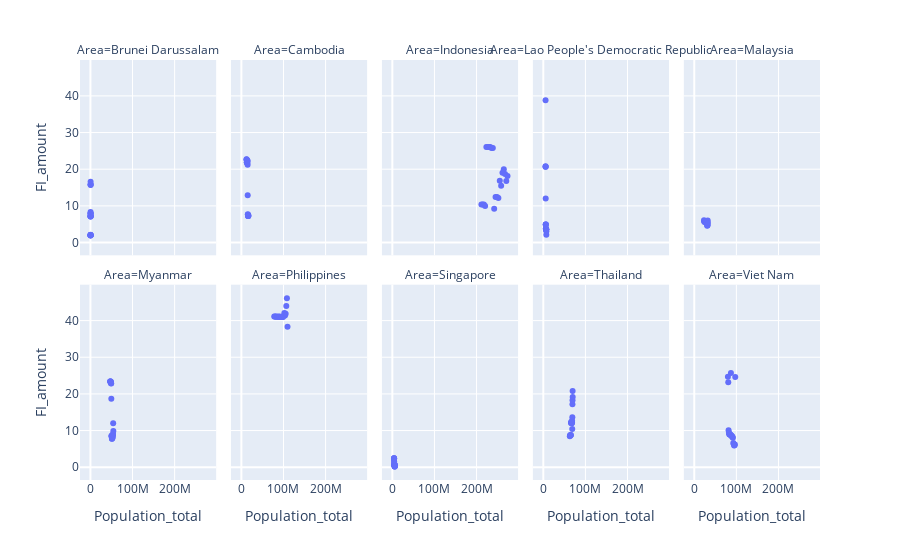

The cell this chart's notebook holds for it:
### Markdown cell above
- In Brunei and Thailand, food price has a positive correlation between food insecurity population.
- In Cambodia, Lao, Malaysia, Myanmar and Singapore, food price has a negative correlation between food insecurity population.

### Code cell
# pip install plotly
from plotly import express as px
fig = px.scatter(data, x="Population_total", y="FI_amount", facet_col="Area", facet_col_wrap=5)
fig.show()
data.groupby('Area')[['Population_total','severe_FIR']].corr().unstack().iloc[:,1]

### Figure 1 — Plotly figure (JSON) as saved in the notebook; plotly's stock layout.template omitted (floating-point values rounded to 4 significant figures)
{"data": [{"hovertemplate": "Area=Brunei Darussalam<br>Population_total=%{x}<br>FI_amount=%{y}<extra></extra>", "legendgroup": "", "marker": {"color": "#636efa", "symbol": "circle"}, "mode": "markers", "name": "", "orientation": "v", "showlegend": false, "type": "scatter", "x": [333166, 340037, 346777, 353295, 359434, 365112, 370262, 374967, 379418, 383902, 388634, 393687, 398997, 404414, 409778, 414914, 419791, 424481, 428960, 433296, 437483], "xaxis": "x6", "y": [2.015, 2.089, 2.002, 2.002, 2.002, 2.002, 1.939, 2.051, 7.136, 7.13, 7.13, 7.274, 7.164, 8.313, 7.821, 7.935, 7.997, 15.68, 15.8, 15.82, 16.57], "yaxis": "y6"}, {"hovertemplate": "Area=Cambodia<br>Population_total=%{x}<br>FI_amount=%{y}<extra></extra>", "legendgroup": "", "marker": {"color": "#636efa", "symbol": "circle"}, "mode": "markers", "name": "", "orientation": "v", "showlegend": false, "type": "scatter", "x": [12155241, 12405411, 12637719, 12856171, 13066475, 13273355, 13477705, 13679953, 13883835, 14093605, 14312205, 14541421, 14780454, 15026330, 15274506, 15521435, 15766290, 16009413, 16249795, 16486542, 16718971], "xaxis": "x7", "y": [22.71, 22.63, 22.56, 21.87, 21.83, 21.89, 21.95, 21.95, 21.95, 21.68, 22.29, 22.3, 21.2, 12.9, 7.696, 7.6, 7.2, 7.2, 7.2, 7.4, 7.282], "yaxis": "y7"}, {"hovertemplate": "Area=Indonesia<br>Population_total=%{x}<br>FI_amount=%{y}<extra></extra>", "legendgroup": "", "marker": {"color": "#636efa", "symbol": "circle"}, "mode": "markers", "name": "", "orientation": "v", "showlegend": false, "type": "scatter", "x": [211513822, 214427419, 217357790, 220309473, 223285666, 226289468, 229318262, 232374239, 235469755, 238620554, 241834226, 245115988, 248451714, 251805314, 255128076, 258383257, 261556386, 264650969, 267670549, 270625567, 273523621], "xaxis": "x8", "y": [10.37, 10.36, 10.36, 9.942, 26.08, 26.08, 26.08, 26.08, 25.79, 25.78, 9.186, 12.4, 12.4, 12.13, 16.83, 15.5, 19, 20, 18.7, 16.8, 18.15], "yaxis": "y8"}, {"hovertemplate": "Area=Lao People's Democratic Republic<br>Population_total=%{x}<br>FI_amount=%{y}<extra></extra>", "legendgroup": "", "marker": {"color": "#636efa", "symbol": "circle"}, "mode": "markers", "name": "", "orientation": "v", "showlegend": false, "type": "scatter", "x": [5323701, 5409584, 5493247, 5576640, 5662199, 5751675, 5846075, 5944950, 6046630, 6148621, 6249168, 6347564, 6444527, 6541302, 6639763, 6741160, 6845848, 6953031, 7061498, 7169456, 7275556], "xaxis": "x9", "y": [38.82, 20.8, 20.69, 20.69, 11.99, 4.914, 4.895, 4.895, 3.742, 3.809, 3.777, 3.702, 3.644, 3.544, 3.599, 3.598, 3.605, 3.593, 3.584, 2.1, 3.065], "yaxis": "y9"}, {"hovertemplate": "Area=Malaysia<br>Population_total=%{x}<br>FI_amount=%{y}<extra></extra>", "legendgroup": "", "marker": {"color": "#636efa", "symbol": "circle"}, "mode": "markers", "name": "", "orientation": "v", "showlegend": false, "type": "scatter", "x": [23194252, 23709115, 24208391, 24698821, 25190647, 25690615, 26201954, 26720367, 27236003, 27735038, 28208028, 28650962, 29068189, 29468923, 29866606, 30270965, 30684652, 31104655, 31528033, 31949789, 32365998], "xaxis": "x10", "y": [6.104, 5.803, 5.625, 5.744, 5.733, 5.64, 5.711, 5.779, 5.662, 5.665, 5.54, 5.489, 5.505, 5.379, 5.304, 5.3, 4.6, 4.7, 4.7, 6, 5.353], "yaxis": "y10"}, {"hovertemplate": "Area=Myanmar<br>Population_total=%{x}<br>FI_amount=%{y}<extra></extra>", "legendgroup": "", "marker": {"color": "#636efa", "symbol": "circle"}, "mode": "markers", "name": "", "orientation": "v", "showlegend": false, "type": "scatter", "x": [46719698, 47225119, 47702163, 48148907, 48564489, 48949931, 49301049, 49621479, 49929642, 50250366, 50600827, 50990612, 51413703, 51852464, 52280816, 52680724, 53045199, 53382521, 53708318, 54045422, 54409794], "xaxis": "x", "y": [23.37, 23.4, 23.4, 23.4, 23.24, 22.91, 22.86, 18.68, 8.616, 8.397, 8.512, 7.794, 7.779, 8.11, 8.211, 8.065, 8.758, 8.749, 9.06, 12, 9.878], "yaxis": "y"}, {"hovertemplate": "Area=Philippines<br>Population_total=%{x}<br>FI_amount=%{y}<extra></extra>", "legendgroup": "", "marker": {"color": "#636efa", "symbol": "circle"}, "mode": "markers", "name": "", "orientation": "v", "showlegend": false, "type": "scatter", "x": [77991757, 79672869, 81365260, 83051970, 84710544, 86326251, 87888675, 89405482, 90901967, 92414161, 93966784, 95570049, 97212639, 98871558, 100513137, 102113206, 103663812, 105172921, 106651394, 108116622, 109581085], "xaxis": "x2", "y": [41.12, 41.12, 41.02, 41.12, 41.06, 41.02, 41.02, 41.02, 41.12, 40.98, 40.98, 40.96, 40.96, 40.96, 41.33, 42.1, 41.39, 41.87, 44, 46.1, 38.35], "yaxis": "y2"}, {"hovertemplate": "Area=Singapore<br>Population_total=%{x}<br>FI_amount=%{y}<extra></extra>", "legendgroup": "", "marker": {"color": "#636efa", "symbol": "circle"}, "mode": "markers", "name": "", "orientation": "v", "showlegend": false, "type": "scatter", "x": [4027887, 4138012, 4175950, 4114826, 4166664, 4265762, 4401365, 4588599, 4839396, 4987573, 5076732, 5183688, 5312437, 5399162, 5469724, 5535002, 5607283, 5612253, 5638676, 5703569, 5685807], "xaxis": "x3", "y": [2.468, 2.467, 2.465, 2.224, 2.224, 1.611, 1.126, 0.859, 0.717, 0.627, 0.622, 0.622, 0.622, 0.622, 0.627, 0.2, 0.2, 0.2, 0.3, 0.3, 0.358], "yaxis": "y3"}, {"hovertemplate": "Area=Thailand<br>Population_total=%{x}<br>FI_amount=%{y}<extra></extra>", "legendgroup": "", "marker": {"color": "#636efa", "symbol": "circle"}, "mode": "markers", "name": "", "orientation": "v", "showlegend": false, "type": "scatter", "x": [62952639, 63539190, 64069093, 64549867, 64995303, 65416189, 65812540, 66182064, 66530980, 66866834, 67195032, 67518379, 67835969, 68144519, 68438748, 68714519, 68971313, 69209817, 69428454, 69625581, 69799978], "xaxis": "x4", "y": [8.432, 8.635, 8.715, 8.731, 8.712, 8.795, 12.06, 12.32, 12.17, 12.14, 12.13, 11.98, 12.05, 12.29, 12.68, 10.4, 13.6, 17.2, 18.3, 20.8, 19.12], "yaxis": "y4"}, {"hovertemplate": "Area=Viet Nam<br>Population_total=%{x}<br>FI_amount=%{y}<extra></extra>", "legendgroup": "", "marker": {"color": "#636efa", "symbol": "circle"}, "mode": "markers", "name": "", "orientation": "v", "showlegend": false, "type": "scatter", "x": [79910411, 80742500, 81534406, 82301650, 83062819, 83832662, 84617545, 85419588, 86243424, 87092250, 87967655, 88871384, 89801926, 90752593, 91713850, 92677082, 93640435, 94600643, 95545959, 96462108, 97338583], "xaxis": "x5", "y": [24.71, 23.15, 10.12, 9.4, 9.018, 9.006, 9.0, 8.759, 8.849, 25.69, 8.646, 8.502, 8.363, 8.229, 8.031, 6.577, 6.361, 5.9, 6, 6.2, 24.6], "yaxis": "y5"}], "layout": {"annotations": [{"font": {}, "showarrow": false, "text": "Area=Myanmar", "x": 0.092, "xanchor": "center", "xref": "paper", "y": 0.465, "yanchor": "bottom", "yref": "paper"}, {"font": {}, "showarrow": false, "text": "Area=Philippines", "x": 0.296, "xanchor": "center", "xref": "paper", "y": 0.465, "yanchor": "bottom", "yref": "paper"}, {"font": {}, "showarrow": false, "text": "Area=Singapore", "x": 0.5, "xanchor": "center", "xref": "paper", "y": 0.465, "yanchor": "bottom", "yref": "paper"}, {"font": {}, "showarrow": false, "text": "Area=Thailand", "x": 0.704, "xanchor": "center", "xref": "paper", "y": 0.465, "yanchor": "bottom", "yref": "paper"}, {"font": {}, "showarrow": false, "text": "Area=Viet Nam", "x": 0.908, "xanchor": "center", "xref": "paper", "y": 0.465, "yanchor": "bottom", "yref": "paper"}, {"font": {}, "showarrow": false, "text": "Area=Brunei Darussalam", "x": 0.092, "xanchor": "center", "xref": "paper", "y": 1.0, "yanchor": "bottom", "yref": "paper"}, {"font": {}, "showarrow": false, "text": "Area=Cambodia", "x": 0.296, "xanchor": "center", "xref": "paper", "y": 1.0, "yanchor": "bottom", "yref": "paper"}, {"font": {}, "showarrow": false, "text": "Area=Indonesia", "x": 0.5, "xanchor": "center", "xref": "paper", "y": 1.0, "yanchor": "bottom", "yref": "paper"}, {"font": {}, "showarrow": false, "text": "Area=Lao People's Democratic Republic", "x": 0.704, "xanchor": "center", "xref": "paper", "y": 1.0, "yanchor": "bottom", "yref": "paper"}, {"font": {}, "showarrow": false, "text": "Area=Malaysia", "x": 0.908, "xanchor": "center", "xref": "paper", "y": 1.0, "yanchor": "bottom", "yref": "paper"}], "legend": {"tracegroupgap": 0}, "margin": {"t": 60}, "xaxis": {"anchor": "y", "domain": [0, 0.184], "title": {"text": "Population_total"}}, "xaxis10": {"anchor": "y10", "domain": [0.816, 1], "matches": "x", "showticklabels": false}, "xaxis2": {"anchor": "y2", "domain": [0.204, 0.388], "matches": "x", "title": {"text": "Population_total"}}, "xaxis3": {"anchor": "y3", "domain": [0.408, 0.592], "matches": "x", "title": {"text": "Population_total"}}, "xaxis4": {"anchor": "y4", "domain": [0.612, 0.796], "matches": "x", "title": {"text": "Population_total"}}, "xaxis5": {"anchor": "y5", "domain": [0.816, 1], "matches": "x", "title": {"text": "Population_total"}}, "xaxis6": {"anchor": "y6", "domain": [0, 0.184], "matches": "x", "showticklabels": false}, "xaxis7": {"anchor": "y7", "domain": [0.204, 0.388], "matches": "x", "showticklabels": false}, "xaxis8": {"anchor": "y8", "domain": [0.408, 0.592], "matches": "x", "showticklabels": false}, "xaxis9": {"anchor": "y9", "domain": [0.612, 0.796], "matches": "x", "showticklabels": false}, "yaxis": {"anchor": "x", "domain": [0, 0.465], "title": {"text": "FI_amount"}}, "yaxis10": {"anchor": "x10", "domain": [0.535, 1.0], "matches": "y", "showticklabels": false}, "yaxis2": {"anchor": "x2", "domain": [0, 0.465], "matches": "y", "showticklabels": false}, "yaxis3": {"anchor": "x3", "domain": [0, 0.465], "matches": "y", "showticklabels": false}, "yaxis4": {"anchor": "x4", "domain": [0, 0.465], "matches": "y", "showticklabels": false}, "yaxis5": {"anchor": "x5", "domain": [0, 0.465], "matches": "y", "showticklabels": false}, "yaxis6": {"anchor": "x6", "domain": [0.535, 1.0], "matches": "y", "title": {"text": "FI_amount"}}, "yaxis7": {"anchor": "x7", "domain": [0.535, 1.0], "matches": "y", "showticklabels": false}, "yaxis8": {"anchor": "x8", "domain": [0.535, 1.0], "matches": "y", "showticklabels": false}, "yaxis9": {"anchor": "x9", "domain": [0.535, 1.0], "matches": "y", "showticklabels": false}}}
